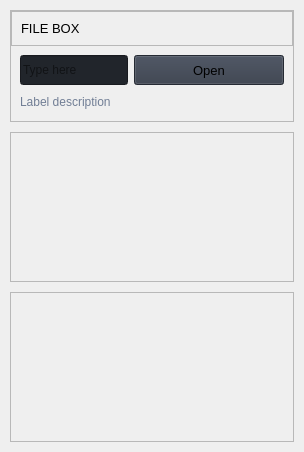
                     <widget class="QWidget" name="widgets">
                      <property name="styleSheet">
                       <string notr="true">b</string>
                      </property>
                      <layout class="QVBoxLayout" name="verticalLayout">
                       <property name="spacing">
                        <number>10</number>
                       </property>
                       <property name="leftMargin">
                        <number>10</number>
                       </property>
                       <property name="topMargin">
                        <number>10</number>
                       </property>
                       <property name="rightMargin">
                        <number>10</number>
                       </property>
                       <property name="bottomMargin">
                        <number>10</number>
                       </property>
                       <item>
                        <widget class="QFrame" name="row_1">
                         <property name="frameShape">
                          <enum>QFrame::StyledPanel</enum>
                         </property>
                         <property name="frameShadow">
                          <enum>QFrame::Raised</enum>
                         </property>
                         <layout class="QVBoxLayout" name="verticalLayout_16">
                          <property name="spacing">
                           <number>0</number>
                          </property>
                          <property name="leftMargin">
                           <number>0</number>
                          </property>
                          <property name="topMargin">
                           <number>0</number>
                          </property>
                          <property name="rightMargin">
                           <number>0</number>
                          </property>
                          <property name="bottomMargin">
                           <number>0</number>
                          </property>
                          <item>
                           <widget class="QFrame" name="frame_div_content_1">
                            <property name="minimumSize">
                             <size>
                              <width>0</width>
                              <height>110</height>
                             </size>
                            </property>
                            <property name="maximumSize">
                             <size>
                              <width>16777215</width>
                              <height>110</height>
                             </size>
                            </property>
                            <property name="frameShape">
                             <enum>QFrame::NoFrame</enum>
                            </property>
                            <property name="frameShadow">
                             <enum>QFrame::Raised</enum>
                            </property>
                            <layout class="QVBoxLayout" name="verticalLayout_17">
                             <property name="spacing">
                              <number>0</number>
                             </property>
                             <property name="leftMargin">
                              <number>0</number>
                             </property>
                             <property name="topMargin">
                              <number>0</number>
                             </property>
                             <property name="rightMargin">
                              <number>0</number>
                             </property>
                             <property name="bottomMargin">
                              <number>0</number>
                             </property>
                             <item>
                              <widget class="QFrame" name="frame_title_wid_1">
                               <property name="maximumSize">
                                <size>
                                 <width>16777215</width>
                                 <height>35</height>
                                </size>
                               </property>
                               <property name="frameShape">
                                <enum>QFrame::StyledPanel</enum>
                               </property>
                               <property name="frameShadow">
                                <enum>QFrame::Raised</enum>
                               </property>
                               <layout class="QVBoxLayout" name="verticalLayout_18">
                                <item>
                                 <widget class="QLabel" name="labelBoxBlenderInstalation">
                                  <property name="font">
                                   <font>
                                    <family>Segoe UI</family>
                                    <pointsize>10</pointsize>
                                    <italic>false</italic>
                                    <bold>false</bold>
                                   </font>
                                  </property>
                                  <property name="styleSheet">
                                   <string notr="true"/>
                                  </property>
                                  <property name="text">
                                   <string>FILE BOX</string>
                                  </property>
                                 </widget>
                                </item>
                               </layout>
                              </widget>
                             </item>
                             <item>
                              <widget class="QFrame" name="frame_content_wid_1">
                               <property name="frameShape">
                                <enum>QFrame::NoFrame</enum>
                               </property>
                               <property name="frameShadow">
                                <enum>QFrame::Raised</enum>
                               </property>
                               <layout class="QHBoxLayout" name="horizontalLayout_9">
                                <item>
                                 <layout class="QGridLayout" name="gridLayout">
                                  <property name="bottomMargin">
                                   <number>0</number>
                                  </property>
                                  <item row="0" column="0">
                                   <widget class="QLineEdit" name="lineEdit">
                                    <property name="minimumSize">
                                     <size>
                                      <width>0</width>
                                      <height>30</height>
                                     </size>
                                    </property>
                                    <property name="styleSheet">
                                     <string notr="true">background-color: rgb(33, 37, 43);</string>
                                    </property>
                                    <property name="text">
                                     <string/>
                                    </property>
                                    <property name="placeholderText">
                                     <string>Type here</string>
                                    </property>
                                   </widget>
                                  </item>
                                  <item row="0" column="1">
                                   <widget class="QPushButton" name="pushButton">
                                    <property name="minimumSize">
                                     <size>
                                      <width>150</width>
                                      <height>30</height>
                                     </size>
                                    </property>
                                    <property name="font">
                                     <font>
                                      <family>Segoe UI</family>
                                      <pointsize>10</pointsize>
                                      <italic>false</italic>
                                      <bold>false</bold>
                                     </font>
                                    </property>
                                    <property name="cursor">
                                     <cursorShape>PointingHandCursor</cursorShape>
                                    </property>
                                    <property name="styleSheet">
                                     <string notr="true">background-color: rgb(52, 59, 72);</string>
                                    </property>
                                    <property name="text">
                                     <string>Open</string>
                                    </property>
                                    <property name="icon">
                                     <iconset resource="resources.qrc">
                                      <normaloff>:/icons/images/icons/cil-folder-open.png</normaloff>:/icons/images/icons/cil-folder-open.png</iconset>
                                    </property>
                                   </widget>
                                  </item>
                                  <item row="1" column="0" colspan="2">
                                   <widget class="QLabel" name="labelVersion_3">
                                    <property name="styleSheet">
                                     <string notr="true">color: rgb(113, 126, 149);</string>
                                    </property>
                                    <property name="lineWidth">
                                     <number>1</number>
                                    </property>
                                    <property name="text">
                                     <string>Label description</string>
                                    </property>
                                    <property name="alignment">
                                     <set>Qt::AlignLeading|Qt::AlignLeft|Qt::AlignVCenter</set>
                                    </property>
                                   </widget>
                                  </item>
                                 </layout>
                                </item>
                               </layout>
                              </widget>
                             </item>
                            </layout>
                           </widget>
                          </item>
                         </layout>
                        </widget>
                       </item>
                       <item>
                        <widget class="QFrame" name="row_2">
                         <property name="minimumSize">
                          <size>
                           <width>0</width>
                           <height>150</height>
                          </size>
                         </property>
                         <property name="frameShape">
                          <enum>QFrame::StyledPanel</enum>
                         </property>
                         <property name="frameShadow">
                          <enum>QFrame::Raised</enum>
                         </property>
                         <layout class="QVBoxLayout" name="verticalLayout_19"/>
                        </widget>
                       </item>
                       <item>
                        <widget class="QFrame" name="row_3">
                         <property name="minimumSize">
                          <size>
                           <width>0</width>
                           <height>150</height>
                          </size>
                         </property>
                         <property name="frameShape">
                          <enum>QFrame::StyledPanel</enum>
                         </property>
                         <property name="frameShadow">
                          <enum>QFrame::Raised</enum>
                         </property>
                         <layout class="QHBoxLayout" name="horizontalLayout_12">
                          <property name="spacing">
                           <number>0</number>
                          </property>
                          <property name="leftMargin">
                           <number>0</number>
                          </property>
                          <property name="topMargin">
                           <number>0</number>
                          </property>
                          <property name="rightMargin">
                           <number>0</number>
                          </property>
                          <property name="bottomMargin">
                           <number>0</number>
                          </property>
                         </layout>
                        </widget>
                       </item>
                      </layout>
                     </widget>
